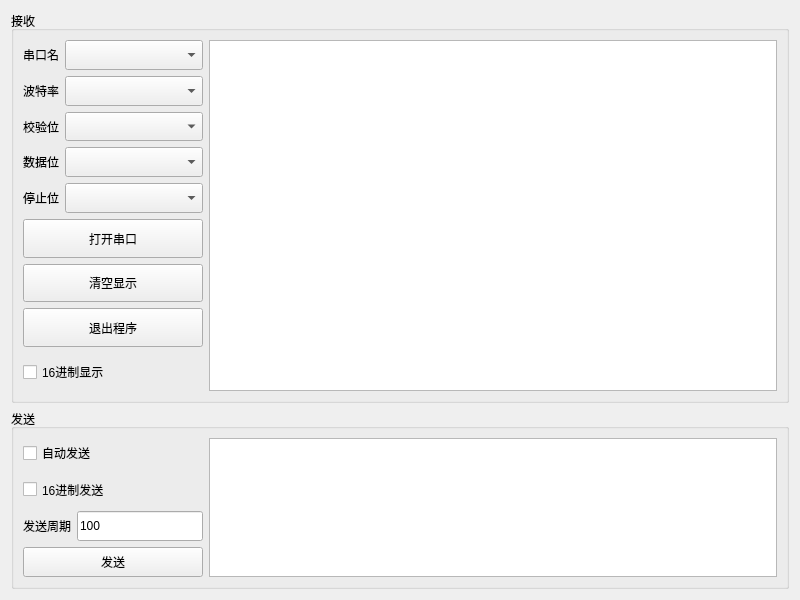
<?xml version="1.0" encoding="UTF-8"?>
<ui version="4.0">
 <class>CWinSerial</class>
 <widget class="QWidget" name="CWinSerial">
  <property name="geometry">
   <rect>
    <x>0</x>
    <y>0</y>
    <width>800</width>
    <height>600</height>
   </rect>
  </property>
  <property name="windowTitle">
   <string>串口调试助手by赵楠林</string>
  </property>
  <layout class="QVBoxLayout" name="verticalLayout_4">
   <item>
    <widget class="QGroupBox" name="groupBox">
     <property name="title">
      <string>接收</string>
     </property>
     <layout class="QHBoxLayout" name="horizontalLayout">
      <item>
       <widget class="QWidget" name="widget_5" native="true">
        <property name="minimumSize">
         <size>
          <width>180</width>
          <height>0</height>
         </size>
        </property>
        <property name="maximumSize">
         <size>
          <width>180</width>
          <height>16777215</height>
         </size>
        </property>
        <layout class="QVBoxLayout" name="verticalLayout_3">
         <property name="leftMargin">
          <number>0</number>
         </property>
         <property name="topMargin">
          <number>0</number>
         </property>
         <property name="rightMargin">
          <number>0</number>
         </property>
         <property name="bottomMargin">
          <number>0</number>
         </property>
         <item>
          <widget class="QWidget" name="widget" native="true">
           <layout class="QGridLayout" name="gridLayout">
            <property name="leftMargin">
             <number>0</number>
            </property>
            <property name="topMargin">
             <number>0</number>
            </property>
            <property name="rightMargin">
             <number>0</number>
            </property>
            <property name="bottomMargin">
             <number>0</number>
            </property>
            <item row="2" column="1">
             <widget class="QComboBox" name="Box3">
              <property name="sizePolicy">
               <sizepolicy hsizetype="Expanding" vsizetype="Expanding">
                <horstretch>0</horstretch>
                <verstretch>0</verstretch>
               </sizepolicy>
              </property>
             </widget>
            </item>
            <item row="1" column="0">
             <widget class="QLabel" name="label_2">
              <property name="text">
               <string>波特率</string>
              </property>
             </widget>
            </item>
            <item row="0" column="1">
             <widget class="QComboBox" name="Box1">
              <property name="sizePolicy">
               <sizepolicy hsizetype="Expanding" vsizetype="Expanding">
                <horstretch>0</horstretch>
                <verstretch>0</verstretch>
               </sizepolicy>
              </property>
             </widget>
            </item>
            <item row="3" column="0">
             <widget class="QLabel" name="label_4">
              <property name="text">
               <string>数据位</string>
              </property>
             </widget>
            </item>
            <item row="2" column="0">
             <widget class="QLabel" name="label_3">
              <property name="text">
               <string>校验位</string>
              </property>
             </widget>
            </item>
            <item row="4" column="1">
             <widget class="QComboBox" name="Box5">
              <property name="sizePolicy">
               <sizepolicy hsizetype="Expanding" vsizetype="Expanding">
                <horstretch>0</horstretch>
                <verstretch>0</verstretch>
               </sizepolicy>
              </property>
             </widget>
            </item>
            <item row="4" column="0">
             <widget class="QLabel" name="label_5">
              <property name="text">
               <string>停止位</string>
              </property>
             </widget>
            </item>
            <item row="1" column="1">
             <widget class="QComboBox" name="Box2">
              <property name="sizePolicy">
               <sizepolicy hsizetype="Expanding" vsizetype="Expanding">
                <horstretch>0</horstretch>
                <verstretch>0</verstretch>
               </sizepolicy>
              </property>
             </widget>
            </item>
            <item row="3" column="1">
             <widget class="QComboBox" name="Box4">
              <property name="sizePolicy">
               <sizepolicy hsizetype="Expanding" vsizetype="Expanding">
                <horstretch>0</horstretch>
                <verstretch>0</verstretch>
               </sizepolicy>
              </property>
             </widget>
            </item>
            <item row="0" column="0">
             <widget class="QLabel" name="label">
              <property name="text">
               <string>串口名</string>
              </property>
             </widget>
            </item>
           </layout>
          </widget>
         </item>
         <item>
          <widget class="QWidget" name="widget_2" native="true">
           <layout class="QVBoxLayout" name="verticalLayout">
            <property name="leftMargin">
             <number>0</number>
            </property>
            <property name="topMargin">
             <number>0</number>
            </property>
            <property name="rightMargin">
             <number>0</number>
            </property>
            <property name="bottomMargin">
             <number>0</number>
            </property>
            <item>
             <widget class="QPushButton" name="KeyOpen">
              <property name="sizePolicy">
               <sizepolicy hsizetype="Minimum" vsizetype="Expanding">
                <horstretch>0</horstretch>
                <verstretch>0</verstretch>
               </sizepolicy>
              </property>
              <property name="text">
               <string>打开串口</string>
              </property>
             </widget>
            </item>
            <item>
             <widget class="QPushButton" name="KeyClear">
              <property name="sizePolicy">
               <sizepolicy hsizetype="Minimum" vsizetype="Expanding">
                <horstretch>0</horstretch>
                <verstretch>0</verstretch>
               </sizepolicy>
              </property>
              <property name="text">
               <string>清空显示</string>
              </property>
             </widget>
            </item>
            <item>
             <widget class="QPushButton" name="KeyExit">
              <property name="sizePolicy">
               <sizepolicy hsizetype="Minimum" vsizetype="Expanding">
                <horstretch>0</horstretch>
                <verstretch>0</verstretch>
               </sizepolicy>
              </property>
              <property name="text">
               <string>退出程序</string>
              </property>
             </widget>
            </item>
            <item>
             <widget class="QCheckBox" name="CheckHex">
              <property name="sizePolicy">
               <sizepolicy hsizetype="Minimum" vsizetype="Expanding">
                <horstretch>0</horstretch>
                <verstretch>0</verstretch>
               </sizepolicy>
              </property>
              <property name="text">
               <string>16进制显示</string>
              </property>
             </widget>
            </item>
           </layout>
          </widget>
         </item>
        </layout>
       </widget>
      </item>
      <item>
       <widget class="QTextEdit" name="textEdit"/>
      </item>
     </layout>
    </widget>
   </item>
   <item>
    <widget class="QGroupBox" name="groupBox_2">
     <property name="maximumSize">
      <size>
       <width>16777215</width>
       <height>180</height>
      </size>
     </property>
     <property name="title">
      <string>发送</string>
     </property>
     <layout class="QHBoxLayout" name="horizontalLayout_4">
      <item>
       <widget class="QWidget" name="widget_6" native="true">
        <property name="minimumSize">
         <size>
          <width>180</width>
          <height>0</height>
         </size>
        </property>
        <property name="maximumSize">
         <size>
          <width>180</width>
          <height>16777215</height>
         </size>
        </property>
        <layout class="QVBoxLayout" name="verticalLayout_2">
         <property name="leftMargin">
          <number>0</number>
         </property>
         <property name="topMargin">
          <number>0</number>
         </property>
         <property name="rightMargin">
          <number>0</number>
         </property>
         <property name="bottomMargin">
          <number>0</number>
         </property>
         <item>
          <widget class="QCheckBox" name="CheckAuto">
           <property name="sizePolicy">
            <sizepolicy hsizetype="Minimum" vsizetype="Expanding">
             <horstretch>0</horstretch>
             <verstretch>0</verstretch>
            </sizepolicy>
           </property>
           <property name="text">
            <string>自动发送</string>
           </property>
          </widget>
         </item>
         <item>
          <widget class="QCheckBox" name="CheckHexSend">
           <property name="sizePolicy">
            <sizepolicy hsizetype="Minimum" vsizetype="Expanding">
             <horstretch>0</horstretch>
             <verstretch>0</verstretch>
            </sizepolicy>
           </property>
           <property name="text">
            <string>16进制发送</string>
           </property>
          </widget>
         </item>
         <item>
          <widget class="QWidget" name="widget_7" native="true">
           <layout class="QHBoxLayout" name="horizontalLayout_3">
            <property name="leftMargin">
             <number>0</number>
            </property>
            <property name="topMargin">
             <number>0</number>
            </property>
            <property name="rightMargin">
             <number>0</number>
            </property>
            <property name="bottomMargin">
             <number>0</number>
            </property>
            <item>
             <widget class="QLabel" name="label_6">
              <property name="sizePolicy">
               <sizepolicy hsizetype="Preferred" vsizetype="Expanding">
                <horstretch>0</horstretch>
                <verstretch>0</verstretch>
               </sizepolicy>
              </property>
              <property name="text">
               <string>发送周期</string>
              </property>
             </widget>
            </item>
            <item>
             <widget class="QLineEdit" name="EditPeriod">
              <property name="sizePolicy">
               <sizepolicy hsizetype="Expanding" vsizetype="Expanding">
                <horstretch>0</horstretch>
                <verstretch>0</verstretch>
               </sizepolicy>
              </property>
              <property name="text">
               <string>100</string>
              </property>
             </widget>
            </item>
           </layout>
          </widget>
         </item>
         <item>
          <widget class="QPushButton" name="KeySend">
           <property name="sizePolicy">
            <sizepolicy hsizetype="Minimum" vsizetype="Expanding">
             <horstretch>0</horstretch>
             <verstretch>0</verstretch>
            </sizepolicy>
           </property>
           <property name="text">
            <string>发送</string>
           </property>
          </widget>
         </item>
        </layout>
       </widget>
      </item>
      <item>
       <widget class="QTextEdit" name="EditSend">
        <property name="sizePolicy">
         <sizepolicy hsizetype="Expanding" vsizetype="Minimum">
          <horstretch>0</horstretch>
          <verstretch>0</verstretch>
         </sizepolicy>
        </property>
       </widget>
      </item>
     </layout>
    </widget>
   </item>
  </layout>
 </widget>
 <resources/>
 <connections/>
</ui>
